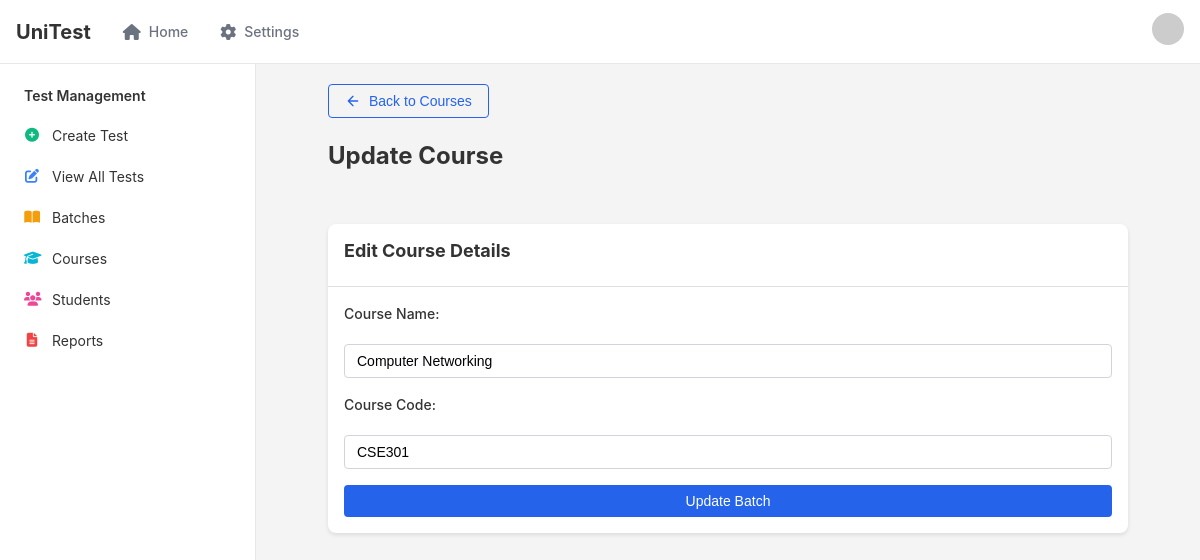
The app's page /update-course/4/, older data.
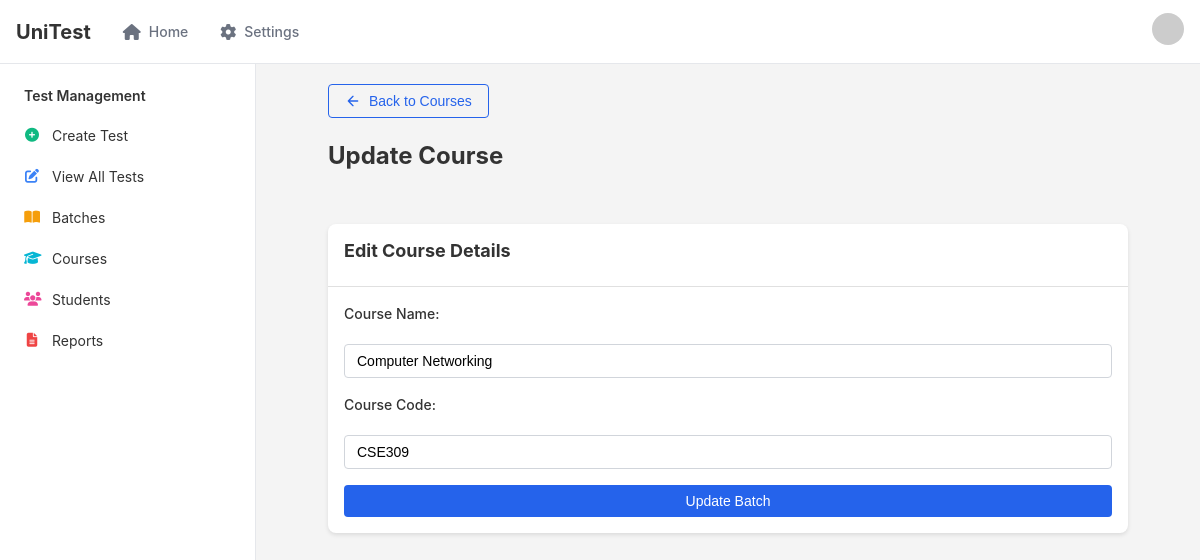
The same page, newer data.
### base/models.py (models this page shows, shortened)
class Course(models.Model):
    course_name = models.CharField(max_length=255, unique=True)
    course_code = models.CharField(max_length=255, unique=True)

### base/views.py (the view)
# urls.py: path('update-course/<int:course_id>/', views.update_course,                 name = 'update_course'),
def update_course(request, course_id):
    course = Course.objects.get(id=course_id)
    if request.method == 'POST':
        form = courseForm(request.POST, instance=course)
        if form.is_valid():
            form.save()
            return redirect('courses')
    else:
        form = courseForm(instance=course)
    return render(request, 'update_course.html', {'course': course, 'form':form})

### base/forms.py
class courseForm(forms.ModelForm):
    class Meta:
        model = Course
        fields = '__all__'

### templates/update_course.html (shortened to what this page needs)
{% extends 'base.html' %}
{% block content %}
<div class="container">
    <a href = "{% url 'courses'%}">
        <button id="backButton" class="button button-outline mb-5">
            <svg xmlns="http://www.w3.org/2000/svg" width="16" height="16" viewBox="0 0 24 24" fill="none" stroke="currentColor" stroke-width="2" stroke-linecap="round" stroke-linejoin="round" class="mr-2">
                <path d="M19 12H5M12 19l-7-7 7-7"></path>
            </svg>
            Back to Courses
        </button>
    </a>
    <h1>Update Course</h1>
    <div id="updateBatchCard" class="card">
        <header class="card-header">
            <h2>Edit Course Details</h2>
        </header>
        <div class="card-content">
            <form id="updateBatchForm" action="" method="POST" class="form">
                <label for="course_name">Course Name:</label>
                <input type="text" id="course_name" name="course_name" value="{{ form.instance.course_name }}">
                <label for = "course_code">Course Code:</label>
                <input type ="text" id="course_code" name="course_code" value="{{ form.instance.course_code }}">
                <button type="submit" id="updateButton" class="button">Update Batch</button>
            </form>
        </div>
    </div>
</div>
{% endblock %}

Row changes from the older to the newer data that the page shows:
changed Course "Computer Networking": course_code "CSE301" → "CSE309"
